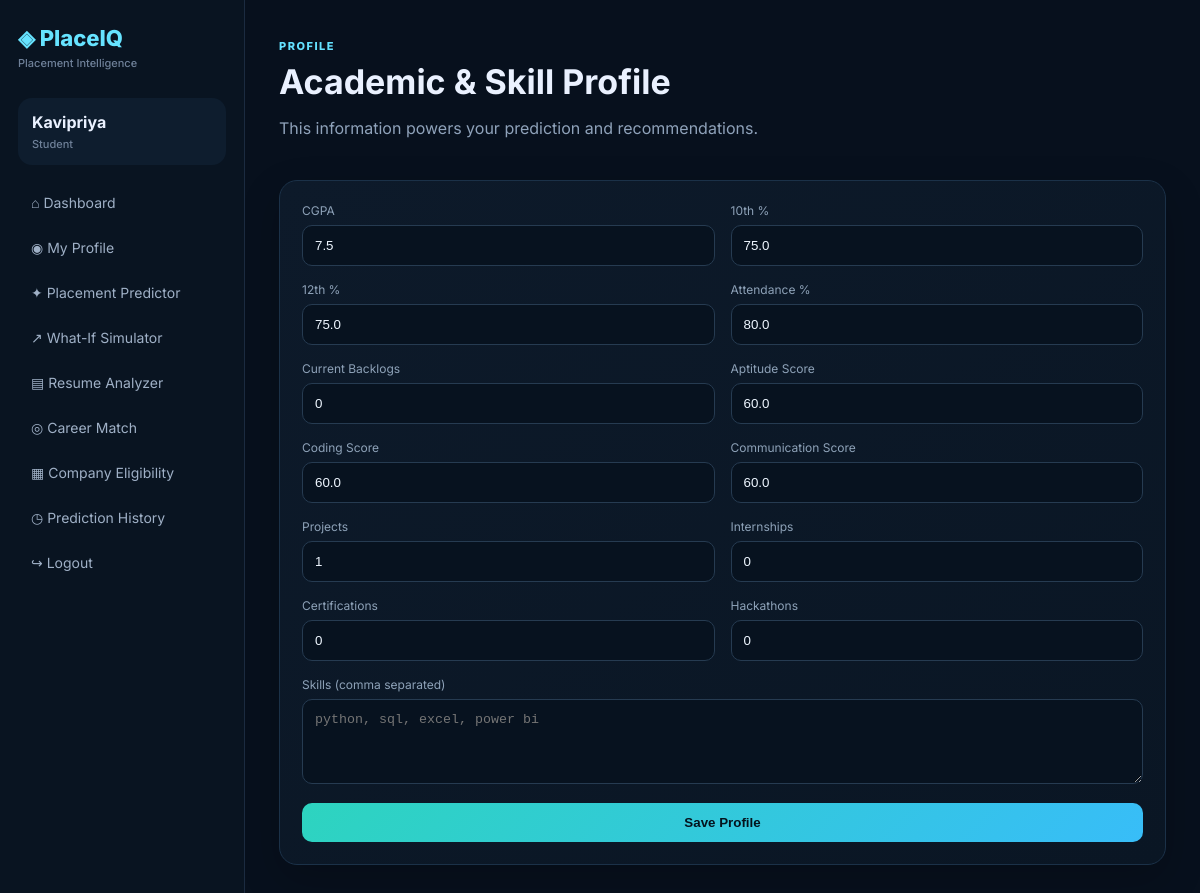
/profile (signed in), run on the app's committed database.
### tables this page shows
CREATE TABLE profiles(user_id INTEGER PRIMARY KEY,cgpa REAL DEFAULT 7.5,tenth REAL DEFAULT 75,twelfth REAL DEFAULT 75,attendance REAL DEFAULT 80,backlogs INTEGER DEFAULT 0,aptitude REAL DEFAULT 60,coding REAL DEFAULT 60,communication REAL DEFAULT 60,projects INTEGER DEFAULT 1,internships INTEGER DEFAULT 0,certifications INTEGER DEFAULT 0,hackathons INTEGER DEFAULT 0,skills TEXT DEFAULT '');

### app.py (the view, shortened to what this page needs)
@app.route('/profile',methods=['GET','POST'])
@guard('student')
def profile_page():
 return render_template('profile.html',p=profile(session['uid']))

### app.py (called while the page is built)
def db(): c=sqlite3.connect(DB); c.row_factory=sqlite3.Row; return c

def guard(role=None):
 def d(fn):
  from functools import wraps
  @wraps(fn)
  def w(*a,**k):
   if not session.get('uid'): return redirect(url_for('login'))
   if role and session.get('role')!=role: return redirect(url_for('dashboard'))
   return fn(*a,**k)
  return w
 return d

def profile(uid):
 c=db(); p=c.execute('SELECT * FROM profiles WHERE user_id=?',(uid,)).fetchone(); c.close(); return p

### templates/profile.html
{% extends 'base.html' %}{% block content %}<div class="top"><div><span class="eyebrow">PROFILE</span><h1>Academic & Skill Profile</h1><p>This information powers your prediction and recommendations.</p></div></div><form method="post" class="card formgrid">{% for n,l in [('cgpa','CGPA'),('tenth','10th %'),('twelfth','12th %'),('attendance','Attendance %'),('backlogs','Current Backlogs'),('aptitude','Aptitude Score'),('coding','Coding Score'),('communication','Communication Score'),('projects','Projects'),('internships','Internships'),('certifications','Certifications'),('hackathons','Hackathons')] %}<label>{{l}}<input type="number" step="0.1" name="{{n}}" value="{{p[n]}}" required></label>{% endfor %}<label class="wide">Skills (comma separated)<textarea name="skills" placeholder="python, sql, excel, power bi">{{p.skills}}</textarea></label><button class="btn wide">Save Profile</button></form>{% endblock %}

### static/style.css (style rules this page uses)
* { box-sizing:border-box }
body { margin:0;font-family:Inter,Arial,sans-serif;background:#07101d;color:#eaf1ff }
.top { display:flex;justify-content:space-between;align-items:center;margin-bottom:26px }
.top h1,.hero h1 { margin:7px 0;font-size:34px }
.top p,.hero p,.muted { color:#8fa2ba }
.eyebrow,.pill { font-size:11px;letter-spacing:1.5px;color:#64e1ff;font-weight:800 }
.btn { border:0;background:linear-gradient(135deg,#2dd4bf,#38bdf8);color:#04131d;padding:12px 18px;border-radius:10px;font-weight:800;cursor:pointer;display:inline-block }
.card,.panel,.stat { background:linear-gradient(145deg,#0d1a2a,#0a1624);border:1px solid #1b3148;border-radius:18px;padding:22px;box-shadow:0 15px 40px #0003 }
.formgrid { display:grid;grid-template-columns:1fr 1fr;gap:16px }
.formgrid label { font-size:12px;color:#8ea2b8 }
.wide { grid-column:1/-1 }
input,select,textarea { width:100%;margin-top:7px;padding:12px;border:1px solid #263b51;border-radius:10px;background:#07121f;color:#eef6ff;outline:none }
textarea { min-height:85px }

### data on the page
profiles: cgpa "7.5" "75.0" "75.0" "80.0" "0" "60.0" "60.0" "60.0" "1" "0" "0" "0"

### other printed values
{{ session.name }} "Kavipriya"
{{ session.role|title }} "Student"
{{ l }} "CGPA" "10th %" "12th %" "Attendance %" "Current Backlogs" "Aptitude Score" "Coding Score" "Communication Score" "Projects" "Internships" "Certifications" "Hackathons"
